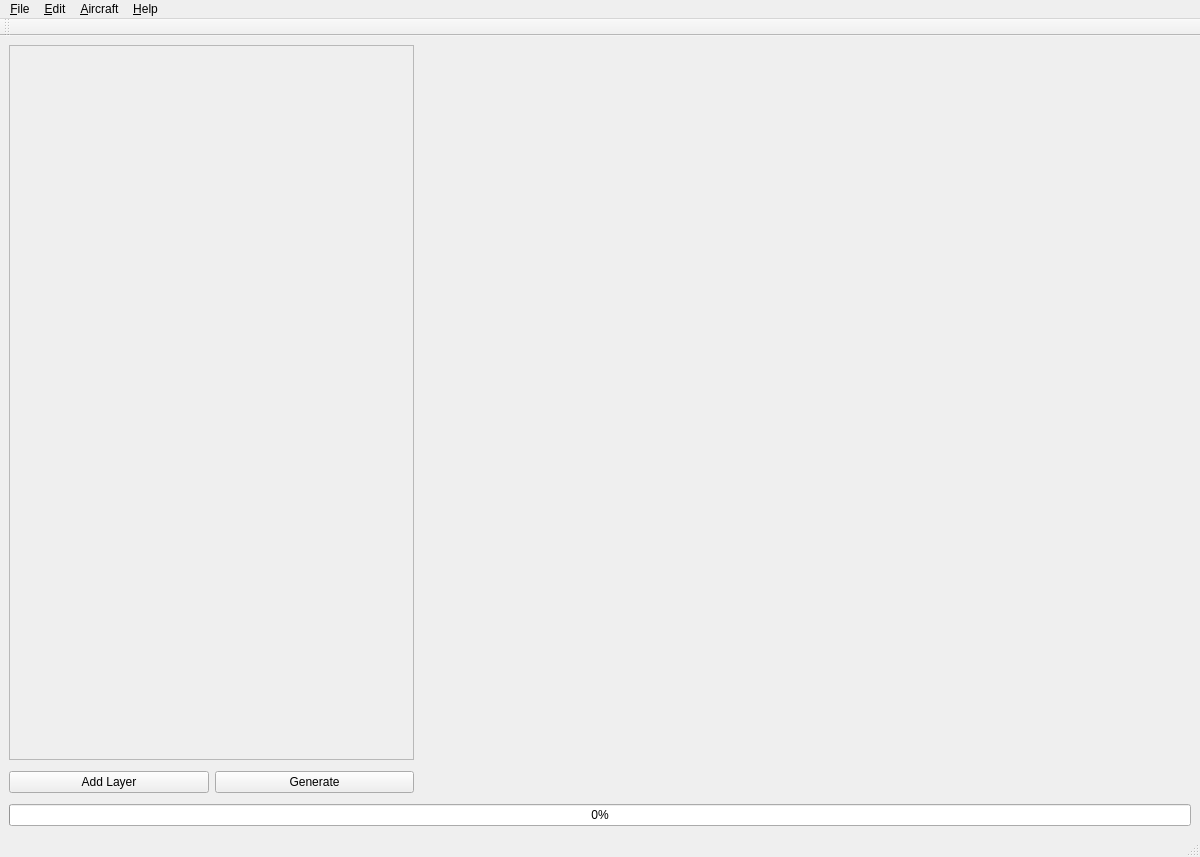
<?xml version="1.0" encoding="UTF-8"?>
<ui version="4.0">
 <class>MainWindow</class>
 <widget class="QMainWindow" name="MainWindow">
  <property name="geometry">
   <rect>
    <x>0</x>
    <y>0</y>
    <width>1200</width>
    <height>857</height>
   </rect>
  </property>
  <property name="sizePolicy">
   <sizepolicy hsizetype="MinimumExpanding" vsizetype="MinimumExpanding">
    <horstretch>0</horstretch>
    <verstretch>0</verstretch>
   </sizepolicy>
  </property>
  <property name="minimumSize">
   <size>
    <width>1200</width>
    <height>836</height>
   </size>
  </property>
  <property name="baseSize">
   <size>
    <width>1200</width>
    <height>800</height>
   </size>
  </property>
  <property name="windowTitle">
   <string>SEEDPOD Ground Risk</string>
  </property>
  <widget class="QWidget" name="centralwidget">
   <property name="sizePolicy">
    <sizepolicy hsizetype="MinimumExpanding" vsizetype="MinimumExpanding">
     <horstretch>0</horstretch>
     <verstretch>0</verstretch>
    </sizepolicy>
   </property>
   <property name="minimumSize">
    <size>
     <width>1200</width>
     <height>757</height>
    </size>
   </property>
   <layout class="QGridLayout" name="gridLayout">
    <item row="0" column="0">
     <layout class="QHBoxLayout" name="horizontalLayout_4">
      <property name="sizeConstraint">
       <enum>QLayout::SetMinimumSize</enum>
      </property>
      <item>
       <layout class="QVBoxLayout" name="verticalLayout">
        <property name="rightMargin">
         <number>0</number>
        </property>
        <item>
         <widget class="MapLayersListWidget" name="listWidget">
          <property name="enabled">
           <bool>false</bool>
          </property>
          <property name="sizePolicy">
           <sizepolicy hsizetype="Fixed" vsizetype="MinimumExpanding">
            <horstretch>0</horstretch>
            <verstretch>0</verstretch>
           </sizepolicy>
          </property>
          <property name="minimumSize">
           <size>
            <width>405</width>
            <height>490</height>
           </size>
          </property>
         </widget>
        </item>
        <item>
         <layout class="QHBoxLayout" name="horizontalLayout">
          <property name="topMargin">
           <number>5</number>
          </property>
          <property name="bottomMargin">
           <number>5</number>
          </property>
          <item>
           <widget class="QPushButton" name="addLayerButton">
            <property name="text">
             <string>Add Layer</string>
            </property>
           </widget>
          </item>
          <item>
           <widget class="QPushButton" name="generateButton">
            <property name="text">
             <string>Generate</string>
            </property>
           </widget>
          </item>
         </layout>
        </item>
       </layout>
      </item>
      <item>
       <widget class="PlotWebview" name="plotWebview" native="true">
        <property name="enabled">
         <bool>true</bool>
        </property>
        <property name="sizePolicy">
         <sizepolicy hsizetype="MinimumExpanding" vsizetype="MinimumExpanding">
          <horstretch>0</horstretch>
          <verstretch>0</verstretch>
         </sizepolicy>
        </property>
        <property name="minimumSize">
         <size>
          <width>800</width>
          <height>700</height>
         </size>
        </property>
       </widget>
      </item>
     </layout>
    </item>
    <item row="1" column="0">
     <widget class="QProgressBar" name="progressBar">
      <property name="value">
       <number>0</number>
      </property>
     </widget>
    </item>
   </layout>
  </widget>
  <widget class="QStatusBar" name="statusBar"/>
  <widget class="QMenuBar" name="menuBar">
   <property name="geometry">
    <rect>
     <x>0</x>
     <y>0</y>
     <width>1200</width>
     <height>21</height>
    </rect>
   </property>
   <widget class="QMenu" name="menu_File">
    <property name="title">
     <string>&amp;File</string>
    </property>
    <addaction name="actionImport"/>
    <addaction name="actionExport"/>
   </widget>
   <widget class="QMenu" name="menuEdit">
       <property name="title">
           <string>&amp;Edit</string>
       </property>
   </widget>
      <widget class="QMenu" name="menu_Aircraft">
          <property name="title">
              <string>&amp;Aircraft</string>
          </property>
          <addaction name="actionAdd_Aircraft"/>
      </widget>
      <widget class="QMenu" name="menu_Help">
          <property name="title">
              <string>&amp;Help</string>
          </property>
          <addaction name="actionAbout_Static_Sources"/>
          <addaction name="actionAbout_App"/>
      </widget>
      <addaction name="menu_File"/>
      <addaction name="menuEdit"/>
      <addaction name="menu_Aircraft"/>
      <addaction name="menu_Help"/>
  </widget>
  <widget class="QToolBar" name="toolBar">
   <property name="windowTitle">
    <string>toolBar</string>
   </property>
   <attribute name="toolBarArea">
    <enum>TopToolBarArea</enum>
   </attribute>
   <attribute name="toolBarBreak">
    <bool>false</bool>
   </attribute>
  </widget>
  <action name="actionImport">
   <property name="text">
    <string>Import</string>
   </property>
  </action>
  <action name="actionExport">
   <property name="text">
    <string>Export .png</string>
   </property>
  </action>
  <action name="actionAbout_Static_Sources">
   <property name="text">
    <string>About Static Data</string>
   </property>
  </action>
  <action name="actionAbout_App">
   <property name="text">
    <string>About App</string>
   </property>
  </action>
  <action name="actionRasterise">
   <property name="checkable">
    <bool>true</bool>
   </property>
   <property name="text">
    <string>Rasterise</string>
   </property>
  </action>
     <action name="actionGenerate">
         <property name="text">
             <string>Generate</string>
         </property>
         <property name="toolTip">
             <string>Generate Map for current view</string>
         </property>
     </action>
     <action name="actionAdd_Aircraft">
         <property name="text">
             <string>Add Aircraft</string>
         </property>
         <property name="toolTip">
             <string>Add a custom aircraft to the database</string>
         </property>
     </action>
     <action name="actionView_Risk_vs_Distance_Graph">
         <property name="text">
             <string>Risk vs Distance Graph</string>
         </property>
     </action>
 </widget>
 <customwidgets>
  <customwidget>
   <class>MapLayersListWidget</class>
   <extends>QListWidget</extends>
   <header>maplayerslistwidget.h</header>
  </customwidget>
  <customwidget>
   <class>PlotWebview</class>
   <extends>QWidget</extends>
   <header>plot_webview.h</header>
   <container>1</container>
  </customwidget>
 </customwidgets>
 <resources/>
 <connections/>
</ui>
